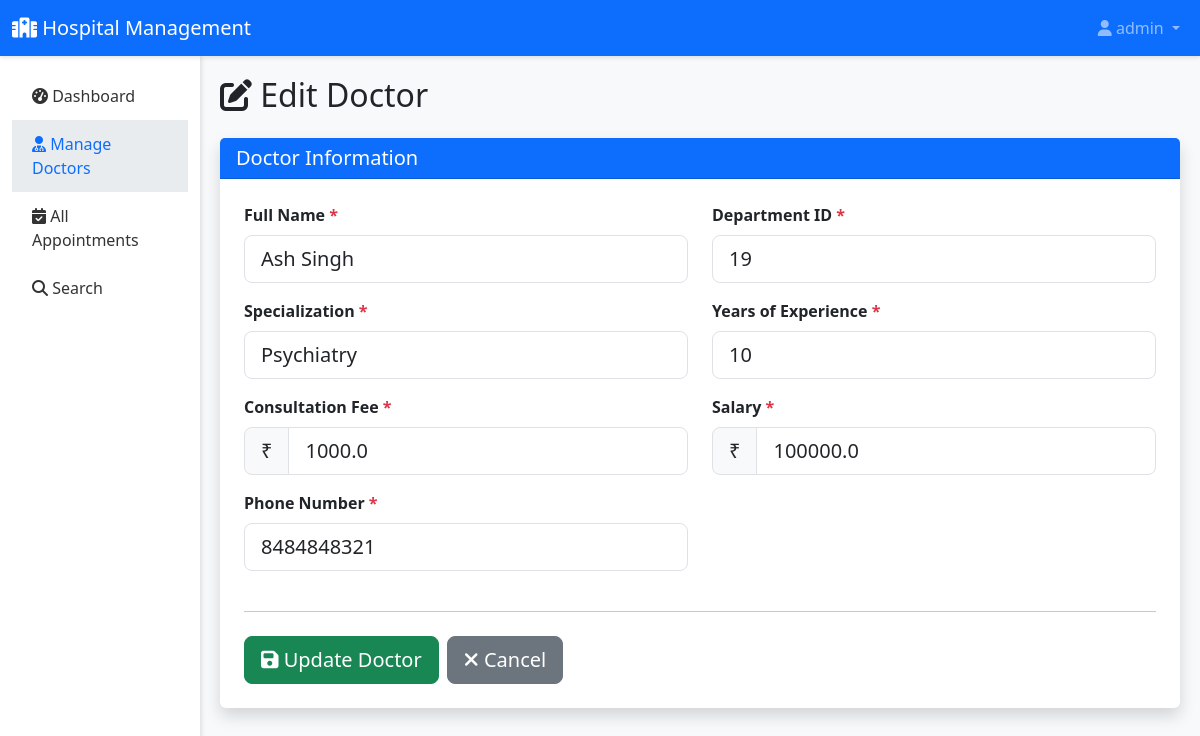
Page /admin/doctor/edit/3 (signed in) on the committed database.
### tables this page shows
CREATE TABLE Employees (
        Employee_ID INTEGER PRIMARY KEY AUTOINCREMENT,
        Department_ID INTEGER,
        Designation TEXT,
        Full_Name TEXT NOT NULL,
        Salary REAL,
        DOB DATE,
        Gender TEXT CHECK(Gender IN ('M', 'F')),
        Phone_Number TEXT
    );

CREATE TABLE Doctors (
        Doctor_ID INTEGER PRIMARY KEY,
        Specialization TEXT,
        Years_of_Experience INTEGER,
        Consultation_Fee REAL,
        FOREIGN KEY (Doctor_ID) REFERENCES Employees(Employee_ID)
    );

### app.py (the view, shortened to what this page needs)
@app.route('/admin/doctor/edit/<int:doctor_id>', methods=['GET', 'POST'])
@login_required('admin')
def admin_edit_doctor(doctor_id):
    conn = get_db()
    doctor = conn.execute('''
        SELECT d.Doctor_ID, e.Full_Name, e.Department_ID, d.Specialization,
               d.Years_of_Experience, d.Consultation_Fee, e.Phone_Number, e.Salary
        FROM Doctors d
        JOIN Employees e ON d.Doctor_ID = e.Employee_ID
        WHERE d.Doctor_ID = ?
    ''', (doctor_id,)).fetchone()
    conn.close()
    return render_template('admin/edit_doctor.html', doctor=doctor)

### app.py (called while the page is built)
def login_required(role=None):
    def decorator(f):
        @wraps(f)
        def decorated_function(*args, **kwargs):
            if 'user_id' not in session:
                flash('Please log in to access this page.', 'warning')
                return redirect(url_for('login'))
            if role and session.get('role') != role:
                flash('You do not have permission to access this page.', 'danger')
                return redirect(url_for('dashboard'))
            return f(*args, **kwargs)
        return decorated_function
    return decorator

def get_db():
    conn = sqlite3.connect('hospital.db')
    conn.row_factory = sqlite3.Row
    return conn

### templates/admin/edit_doctor.html (shortened to what this page needs)
{% extends "base.html" %}
{% block content %}
<div class="container-fluid">
    <div class="row">
        <nav class="col-md-2 d-md-block sidebar">
            <div class="position-sticky pt-3">
                <ul class="nav flex-column">
                    <li class="nav-item">
                        <a class="nav-link" href="{{ url_for('admin_dashboard') }}">
                            <i class="fas fa-tachometer-alt"></i> Dashboard
                        </a>
                    </li>
                    <li class="nav-item">
                        <a class="nav-link active" href="{{ url_for('admin_doctors') }}">
                            <i class="fas fa-user-md"></i> Manage Doctors
                        </a>
                    </li>
                    <li class="nav-item">
                        <a class="nav-link" href="{{ url_for('admin_appointments') }}">
                            <i class="fas fa-calendar-check"></i> All Appointments
                        </a>
                    </li>
                    <li class="nav-item">
                        <a class="nav-link" href="{{ url_for('admin_search') }}">
                            <i class="fas fa-search"></i> Search
                        </a>
                    </li>
                </ul>
            </div>
        </nav>
        <main class="col-md-10 ms-sm-auto content-wrapper">
            <h2 class="mb-4"><i class="fas fa-edit"></i> Edit Doctor</h2>
            <div class="card shadow">
                <div class="card-header bg-primary text-white">
                    <h5 class="mb-0">Doctor Information</h5>
                </div>
                <div class="card-body p-4">
                    <form method="POST">
                        <div class="row">
                            <div class="col-md-6 mb-3">
                                <label class="form-label fw-bold">Full Name <span class="text-danger">*</span></label>
                                <input type="text" class="form-control form-control-lg" name="full_name"
                                       value="{{ doctor.Full_Name }}" required>
                            </div>
                            <div class="col-md-6 mb-3">
                                <label class="form-label fw-bold">Department ID <span class="text-danger">*</span></label>
                                <input type="number" class="form-control form-control-lg" name="department"
                                       value="{{ doctor.Department_ID }}" required>
                            </div>
                            <div class="col-md-6 mb-3">
                                <label class="form-label fw-bold">Specialization <span class="text-danger">*</span></label>
                                <input type="text" class="form-control form-control-lg" name="specialization"
                                       value="{{ doctor.Specialization }}" required>
                            </div>
                            <div class="col-md-6 mb-3">
                                <label class="form-label fw-bold">Years of Experience <span class="text-danger">*</span></label>
                                <input type="number" class="form-control form-control-lg" name="experience"
                                       value="{{ doctor.Years_of_Experience }}" required min="0">
                            </div>
                            <div class="col-md-6 mb-3">
                                <label class="form-label fw-bold">Consultation Fee <span class="text-danger">*</span></label>
                                <div class="input-group input-group-lg">
                                    <span class="input-group-text">₹</span>
                                    <input type="number" class="form-control" name="fee"
                                           value="{{ doctor.Consultation_Fee }}" required min="0" step="0.01">
                                </div>
                            </div>
                            <div class="col-md-6 mb-3">
                                <label class="form-label fw-bold">Salary <span class="text-danger">*</span></label>
                                <div class="input-group input-group-lg">
                                    <span class="input-group-text">₹</span>
                                    <input type="number" class="form-control" name="salary"
                                           value="{{ doctor.Salary }}" required min="0" step="0.01">
                                </div>
                            </div>
                            <div class="col-md-6 mb-3">
                                <label class="form-label fw-bold">Phone Number <span class="text-danger">*</span></label>
                                <input type="tel" class="form-control form-control-lg" name="phone"
                                       value="{{ doctor.Phone_Number }}" required>
                            </div>
                        </div>
                        <hr class="my-4">
                        <div class="d-flex gap-2">
                            <button type="submit" class="btn btn-success btn-lg">
                                <i class="fas fa-save"></i> Update Doctor
                            </button>
                            <a href="{{ url_for('admin_doctors') }}" class="btn btn-secondary btn-lg">
                                <i class="fas fa-times"></i> Cancel
                            </a>
                        </div>
                    </form>
                </div>
            </div>
        </main>
    </div>
</div>
{% endblock %}

### templates/base.html (style rules this page uses)
:root { --primary-color: #0d6efd; --secondary-color: #6c757d; --success-color: #198754; --danger-color: #dc3545; --warning-color: #ffc107; --info-color: #0dcaf0; }
body { font-family: 'Segoe UI', Tahoma, Geneva, Verdana, sans-serif; background-color: #f8f9fa; }
.sidebar { min-height: calc(100vh - 56px); background-color: #fff; box-shadow: 2px 0 4px rgba(0,0,0,.1); }
.sidebar .nav-link { color: #333; padding: 12px 20px; transition: all 0.3s; }
.sidebar .nav-link:hover, .sidebar .nav-link.active { background-color: #e9ecef; color: var(--primary-color); }
.content-wrapper { padding: 20px; }
.card { border: none; box-shadow: 0 2px 4px rgba(0,0,0,.1); margin-bottom: 20px; }
.card-header { background-color: var(--primary-color); color: white; font-weight: 600; }

### rows in the picture
Employees: full_name "Ash Singh", department "19", salary "100000.0", phone "8484848321"
Doctors: specialization "Psychiatry", experience "10", fee "1000.0"

### other values in the picture
{{ session.username }} "admin"
